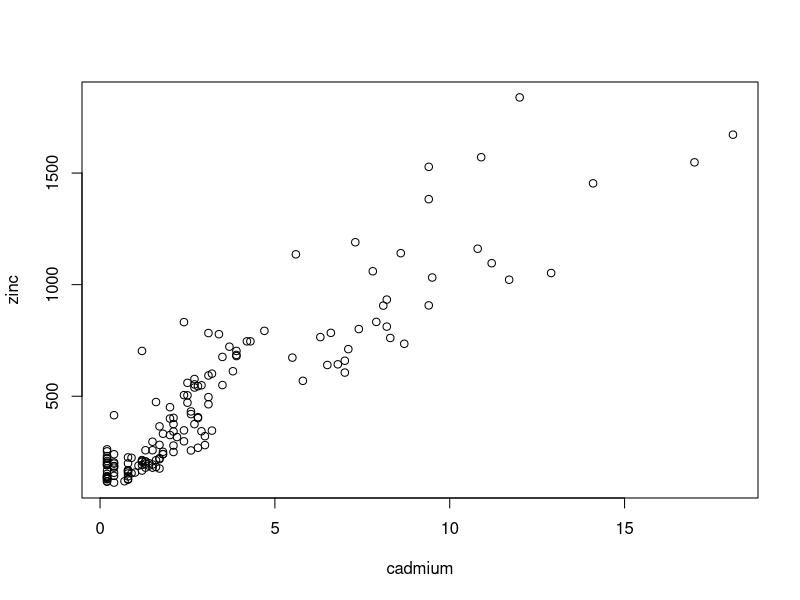
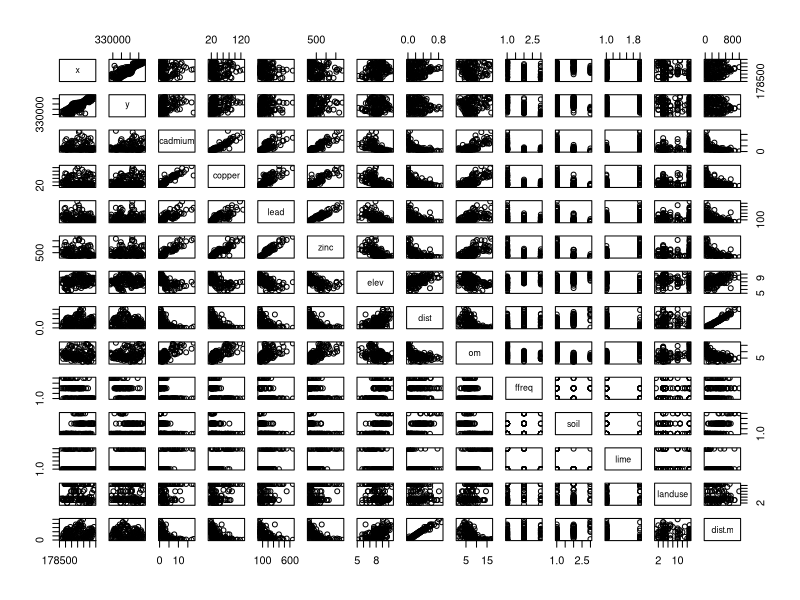

Write R code to recreate these figures, in order.
#This is a code for investigating among ecological variables
#First, remember to check if the necessary packages (in this case sp) are already installed, if not type: 
#install.packages("sp")
library(sp)   #use library(sp) or require(sp) to access it
              #search https://cran.r-project.org/web/packages/gstat/vignettes/gstat.pdf to find information about the data set
data(meuse)   #used to gather all the data of meuse
meuse         #using the name of the dataset will result in the data frame being shown
View(meuse)   #shows the data frame in a pop-up window
              #dev.off can be used to shut down any open windows. it may be used in case of an error message related to it
head(meuse)   #only shows you the column names and the first few rows
names(meuse)  #exclusively shows you the names of the columns
#To calculate the mean, median and some additional informartion (quartiles, minimum and maximum), use the following function
summary(meuse)
#To plot different variables, it's first necessary to use the following function to link the data within the table to the specific variable
attach(meuse)
#Now a plot can be performed, the following functions as an example:
plot(cadmium,zinc)
#Alternatively this can be performed without the function attach by adding meuse$ in front of each variables within the plot-function like this:
#plot(meuse$cadmium,meuse$zinc)
pairs(meuse)  #function for a scatterplot matrix, creates all potential plots of different variables, shows all potential relationships in one function
